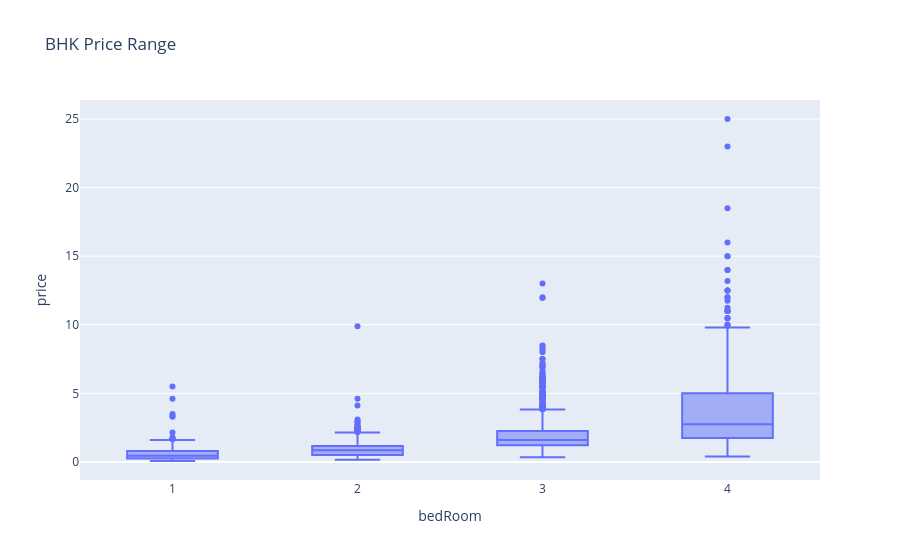

Write notebook code for a chart like this one.
### Code cell
temp_df = df[df['bedRoom'] <= 4]
# Create side-by-side boxplots of the total bill amounts by day
fig = px.box(temp_df, x='bedRoom', y='price', title='BHK Price Range')

# Show the plot
fig.show()

### Figure 1 — Plotly figure (JSON) as saved in the notebook; plotly's stock layout.template omitted (floating-point values rounded to 4 significant figures; data arrays with more than 128 entries replaced by an {"elided": "..."} marker saying what was removed)
{"data": [{"alignmentgroup": "True", "hovertemplate": "bedRoom=%{x}<br>price=%{y}<extra></extra>", "legendgroup": "", "marker": {"color": "#636efa"}, "name": "", "notched": false, "offsetgroup": "", "orientation": "v", "showlegend": false, "type": "box", "x": {"elided": "3317 int values"}, "x0": " ", "xaxis": "x", "y": {"elided": "3317 float values"}, "y0": " ", "yaxis": "y"}], "layout": {"boxmode": "group", "legend": {"tracegroupgap": 0}, "title": {"text": "BHK Price Range"}, "xaxis": {"anchor": "y", "domain": [0, 1], "title": {"text": "bedRoom"}}, "yaxis": {"anchor": "x", "domain": [0, 1], "title": {"text": "price"}}}}
